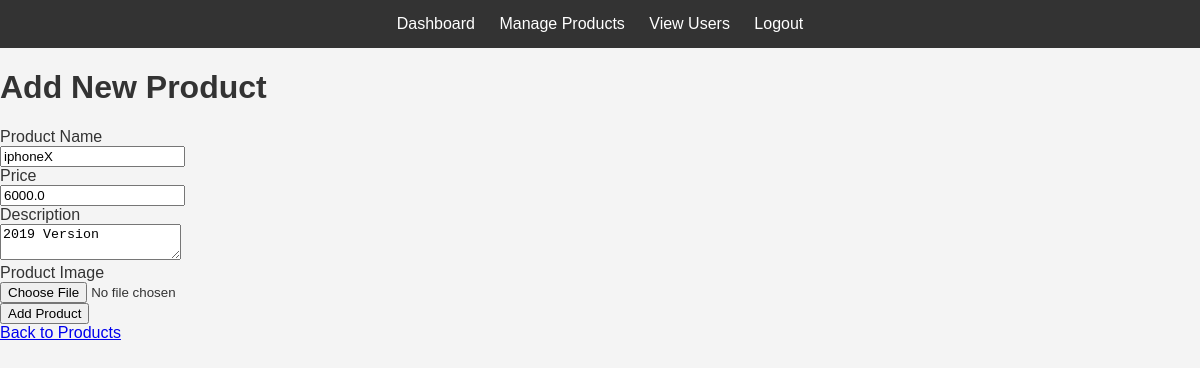
Screenshot of /product/1/update (signed in) with the database file from the repository.
### app/models.py (models this page shows, shortened)
class Product(db.Model):
    id = db.Column(db.Integer, primary_key=True)
    name = db.Column(db.String(100), nullable=False)
    price = db.Column(db.Float, nullable=False)
    description = db.Column(db.Text, nullable=True)
    created_by = db.Column(db.Integer, db.ForeignKey('user.id'), nullable=False)
    image_file = db.Column(db.String(120), nullable=False, default='xr.png')

### app/routes.py (the view)
@app.route("/product/<int:product_id>/update", methods=['GET', 'POST'])
@manager_required
def update_product(product_id):
    product = Product.query.get_or_404(product_id)
    form = ProductForm()
    if form.validate_on_submit():
        product.name = form.name.data
        product.price = form.price.data
        product.description = form.description.data
        db.session.commit()
        flash('Product has been updated!', 'success')
        return redirect(url_for('view_products'))
    elif request.method == 'GET':
        form.name.data = product.name
        form.price.data = product.price
        form.description.data = product.description
    return render_template('create_product.html', title='Update Product', form=form, legend='Update Product')

### app/forms.py
class ProductForm(FlaskForm):
    name = StringField('Product Name', validators=[DataRequired()])
    price = FloatField('Price', validators=[DataRequired(), NumberRange(min=0)])
    description = TextAreaField('Description', validators=[DataRequired()])
    image = FileField('Product Image', validators=[FileAllowed(['jpg', 'png', 'jpeg', 'gif'])])
    submit = SubmitField('Add Product')

### app/models.py (called while the page is built)
@login_manager.user_loader
def load_user(user_id):
    return User.query.get(int(user_id))

### app/routes.py (called while the page is built)
def manager_required(f):
    @wraps(f)
    @login_required
    def decorated_function(*args, **kwargs):
        if current_user.role_id != 1:  # Only allow managers with role_id 1
            abort(403)  # Forbidden
        return f(*args, **kwargs)
    return decorated_function

@app.context_processor
def cart_count():
    cart = session.get('cart', {})
    total_items = sum(item['quantity'] for item in cart.values())  # Sum all quantities
    return {'cart_count': total_items}

### app/templates/create_product.html (shortened to what this page needs)
<!DOCTYPE html>
<html lang="en">
<head>
    <link rel="stylesheet" href="{{ url_for('static', filename='styles.css') }}">
</head>
<body>
        <nav>
            <ul>
                <li><a href="{{ url_for('manager_dashboard') }}">Dashboard</a></li>
                <li><a href="{{ url_for('view_products') }}">Manage Products</a></li>
                <li><a href="{{ url_for('view_users') }}">View Users</a></li>
                <li><a href="{{ url_for('logout') }}">Logout</a></li>
            </ul>
        </nav>
    <h1>Add New Product</h1>
    <form method="POST" action="" enctype="multipart/form-data">
        <div>
            {{ form.name.label }}<br>
            {{ form.name() }}
        </div>
        <div>
            {{ form.price.label }}<br>
            {{ form.price() }}
        </div>
        <div>
            {{ form.description.label }}<br>
            {{ form.description() }}
        </div>
        <div>
            {{ form.image.label }}<br>
            {{ form.image() }}
        </div>
        <div>
            {{ form.submit() }}
        </div>
    </form>
    <a href="{{ url_for('view_products') }}">Back to Products</a>
</body>
</html>

### app/static/styles.css (style rules this page uses)
body { font-family: Arial, sans-serif; background-color: #f4f4f4; color: #333; margin: 0; padding: 0; }
nav ul { background-color: #333; padding: 15px; margin: 0; list-style: none; text-align: center; }
nav ul li { display: inline; margin: 0 10px; }
nav ul li a { color: white; text-decoration: none; }
h1 { color: #333; }

### rows the page displays
Product: name "iphoneX", price "6000.0", description "2019 Version"
